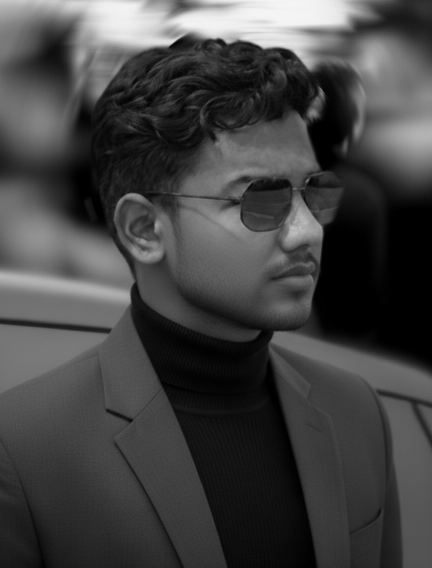
#> input picture source-photo.jpg, 864 x 1135 px, found by its file name (shown at 1/2 size)
$ python prep_photo.py source-photo.jpg
#> lines starting #> are read from the running program, lines starting #| are printed output that depends on the picture
#!/usr/bin/env python3
"""Prep a portrait for ASCII conversion using only Pillow.

The original tutorial uses rembg + OpenCV CLAHE. Those packages are heavy
and often fail for non-coders, so this version does the same job with
Pillow: grayscale, contrast, a slight crop toward the face, white-ish
background lift. Good enough for a clean monochrome portrait.

    python scripts/prep_photo.py source-photo.jpg
"""
from __future__ import annotations

import os
import sys

from PIL import Image, ImageEnhance, ImageFilter, ImageOps

HERE = os.path.dirname(os.path.abspath(__file__))
INP = sys.argv[1] if len(sys.argv) > 1 else os.path.join(HERE, "..", "source-photo.jpg")
OUT = sys.argv[2] if len(sys.argv) > 2 else os.path.join(HERE, "..", "source-prepped.png")


def main() -> None:
    im = Image.open(INP).convert("RGB")
#> im is the input picture: PIL image 864x1135 RGB; mean R, G, B 67.4, 67.4, 67.4
    w, h = im.size
#> w = 864; h = 1135
    # Prefer a square around the head. On tall portraits, lock to full
    # width and start near the top so hair and glasses stay in frame.
    side = min(w, h)
#> side = 864
    left = (w - side) // 2
#> left = 0
    if h >= w:
        top = min(int(h * 0.03), h - side)
#> top = 34
    else:
        top = (h - side) // 2
    im = im.crop((left, top, left + side, top + side))
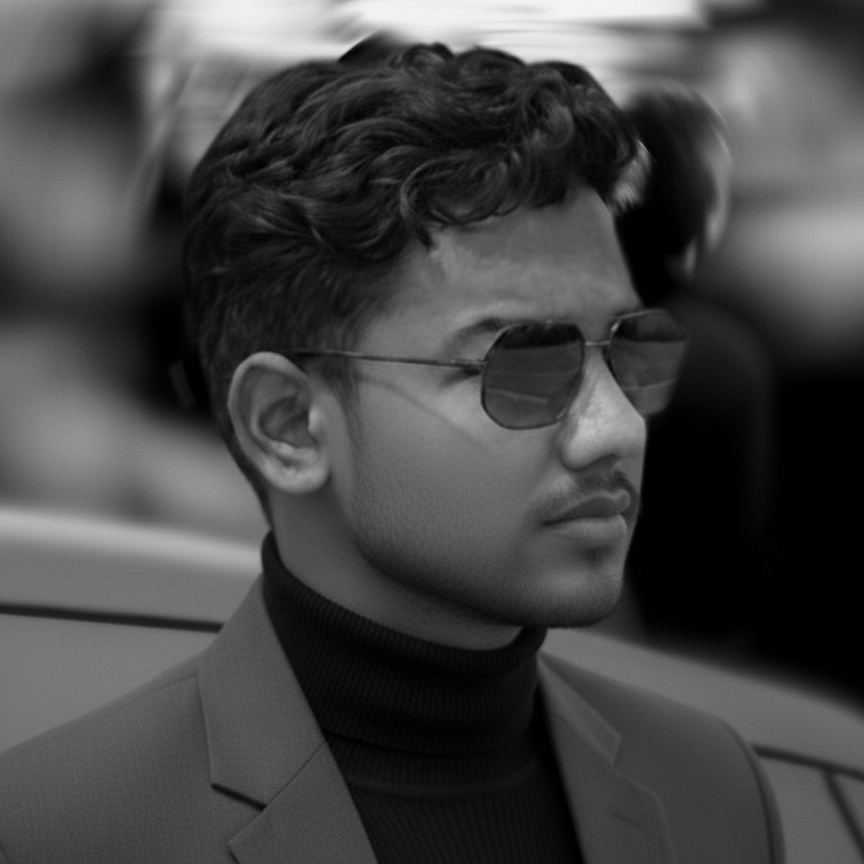
#> im: PIL image 864x864 RGB; mean R, G, B 69.5, 69.5, 69.5

    gray = ImageOps.grayscale(im)
    gray = ImageOps.autocontrast(gray, cutoff=2)
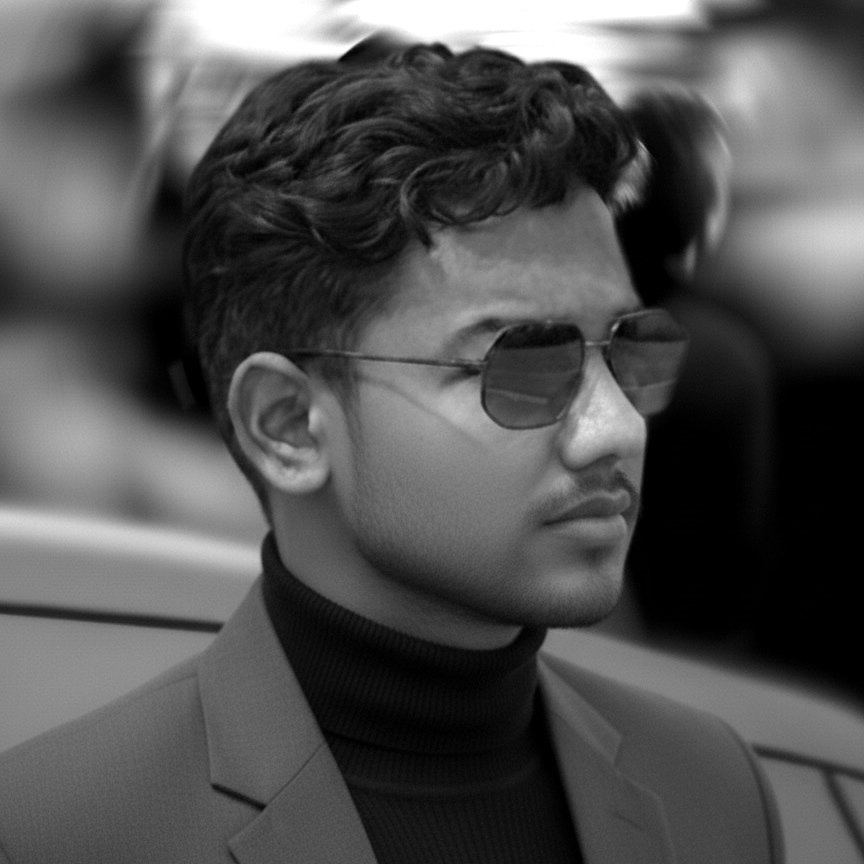
#> gray: PIL image 864x864 L; min 0, max 255, mean 80.8
    gray = ImageEnhance.Contrast(gray).enhance(1.35)
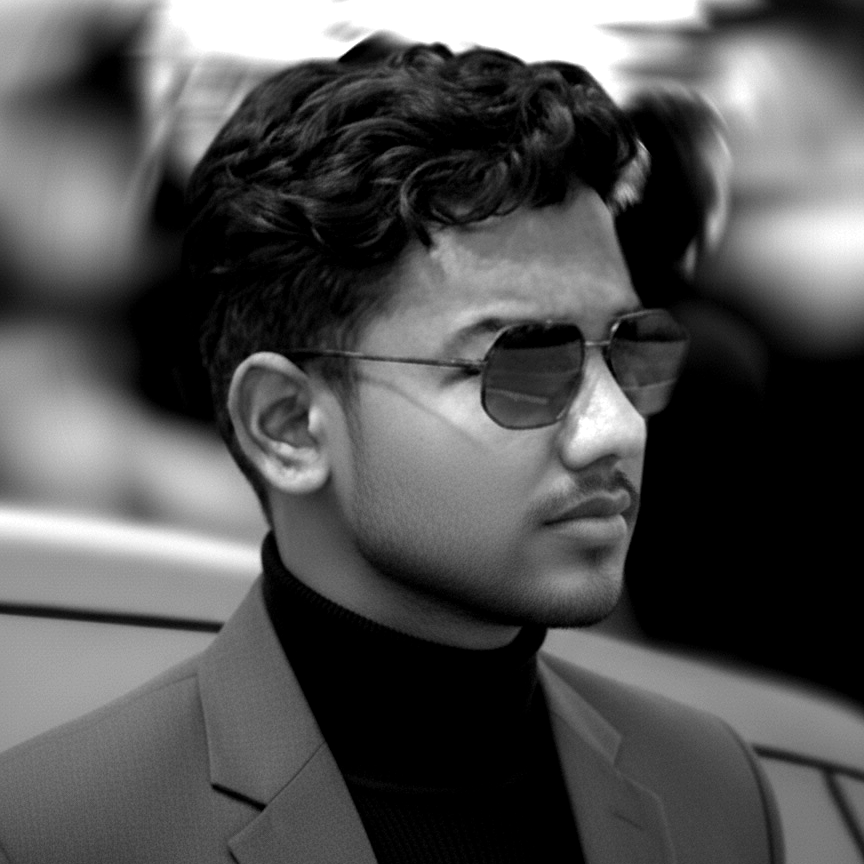
#> gray: PIL image 864x864 L; min 0, max 255, mean 82.5
    gray = ImageEnhance.Brightness(gray).enhance(1.12)
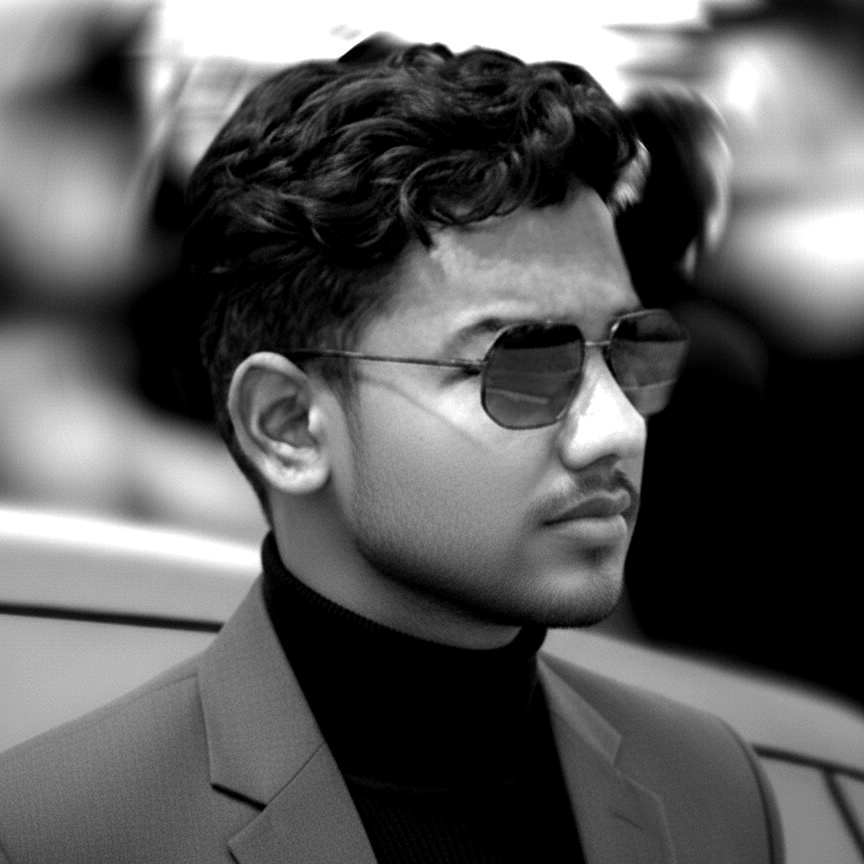
#> gray: PIL image 864x864 L; min 0, max 255, mean 90.8
    gray = gray.filter(ImageFilter.UnsharpMask(radius=1.6, percent=120, threshold=3))

    # Lift near-white pixels so the background becomes spaces in the ramp.
    px = gray.load()
    ww, hh = gray.size
#> ww = 864; hh = 864
    for y in range(hh):
        for x in range(ww):
            v = px[x, y]
            if v > 210:
                px[x, y] = 255
            elif v > 185:
                px[x, y] = min(255, v + 25)

    gray.save(OUT)
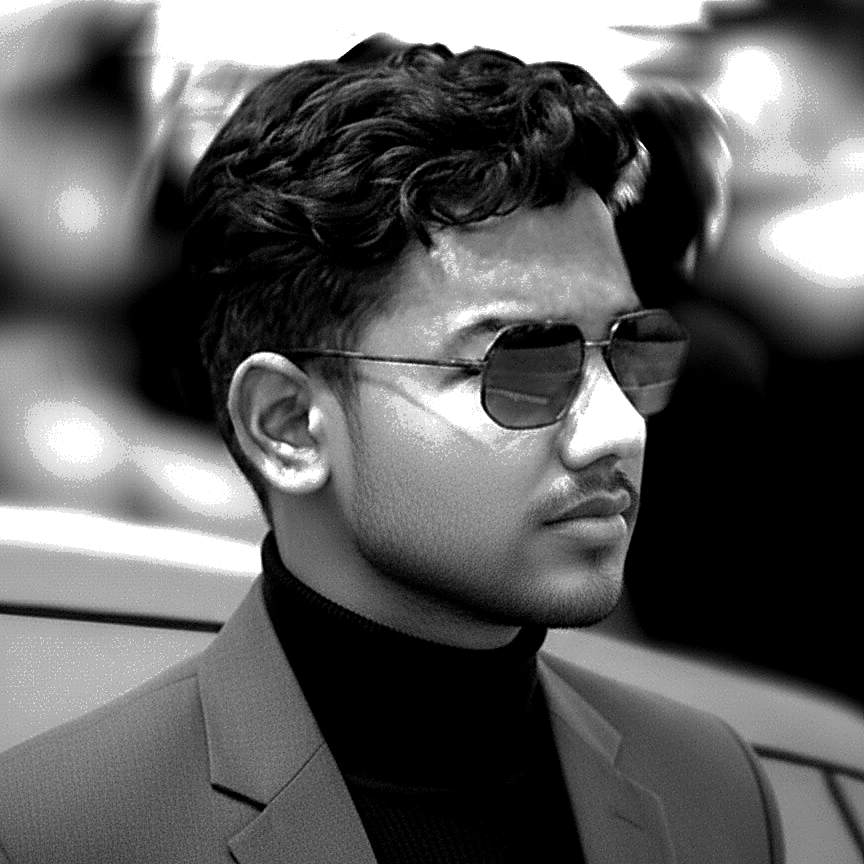
#> saved as source-prepped.png: PIL image 864x864 L; min 0, max 255, mean 92.8
    print("wrote", OUT, gray.size)
#| wrote scripts/../source-prepped.png (864, 864)


if __name__ == "__main__":
    main()
